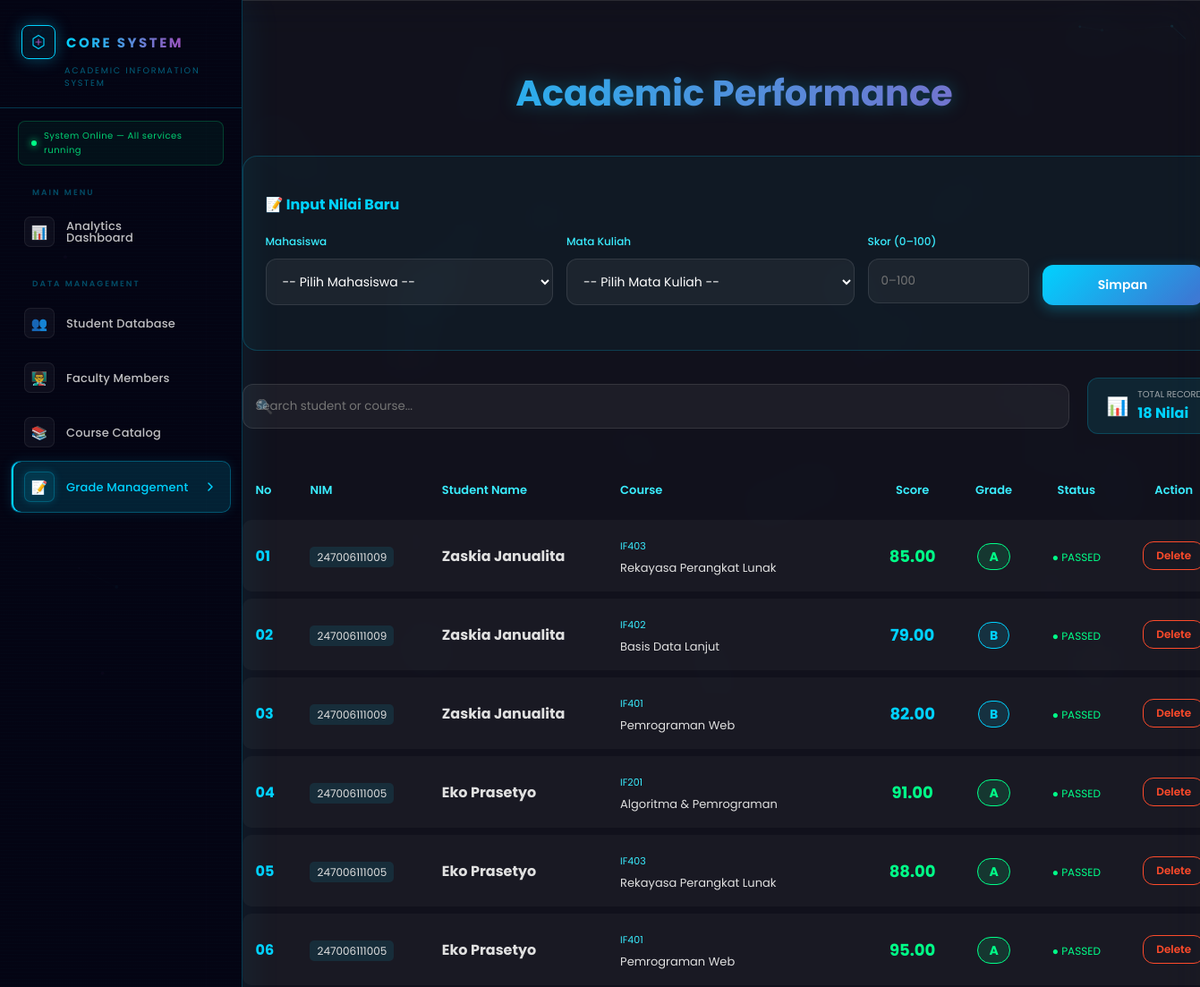
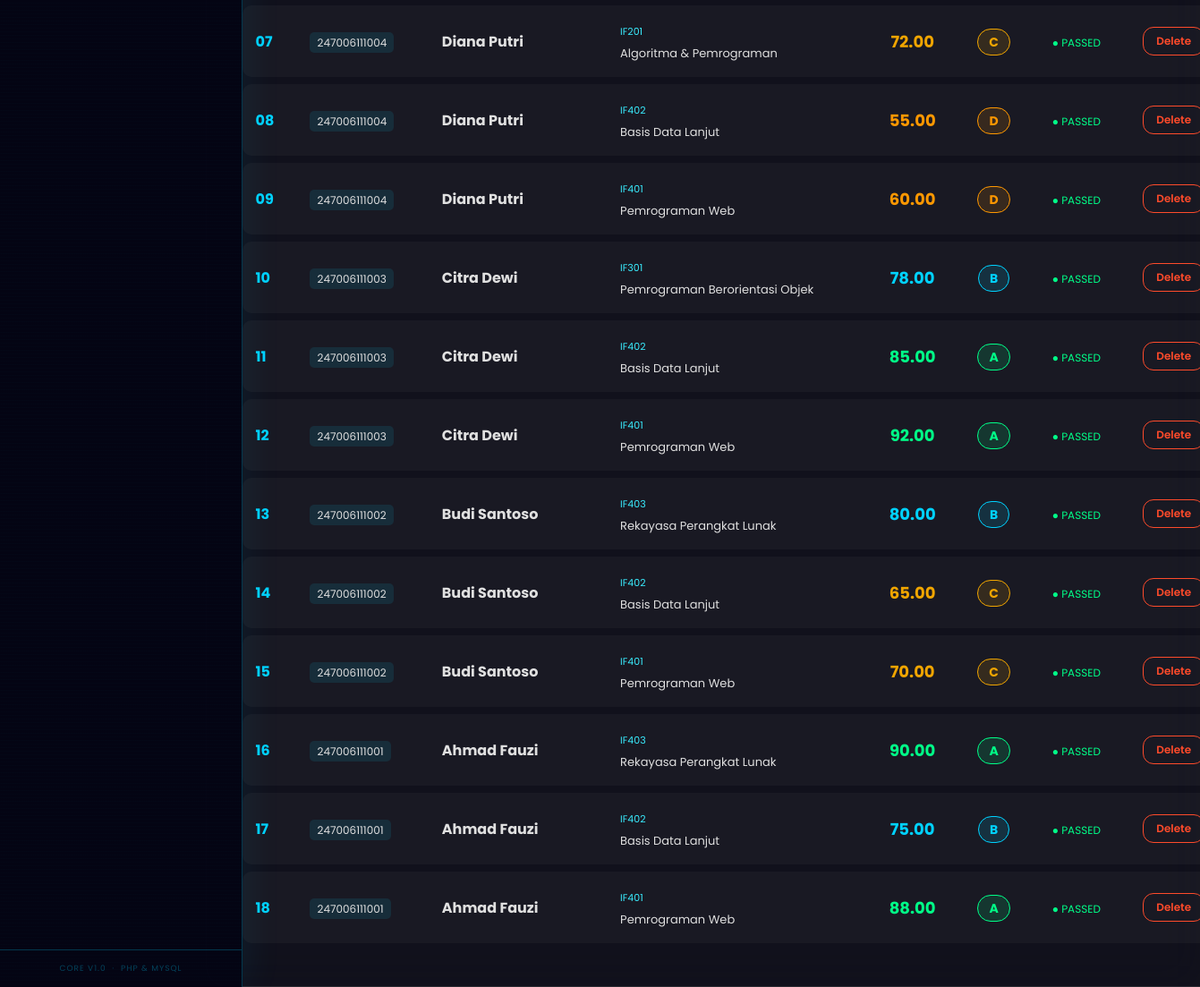
Page /nilai.php on the committed database (2 pictures, top to bottom).
### tables this page shows
CREATE TABLE IF NOT EXISTS nilai (
    id            INT AUTO_INCREMENT PRIMARY KEY,
    mahasiswa_id  INT NOT NULL,
    mk_id         INT NOT NULL,
    skor          DECIMAL(5,2) NOT NULL,
    created_at    TIMESTAMP DEFAULT CURRENT_TIMESTAMP,
    FOREIGN KEY (mahasiswa_id) REFERENCES mahasiswa(id) ON DELETE CASCADE,
    FOREIGN KEY (mk_id)        REFERENCES matakuliah(id) ON DELETE CASCADE
);

CREATE TABLE IF NOT EXISTS mahasiswa (
    id       INT AUTO_INCREMENT PRIMARY KEY,
    npm      VARCHAR(20)  NOT NULL UNIQUE,
    nama     VARCHAR(100) NOT NULL,
    jurusan  VARCHAR(100) NOT NULL,
    created_at TIMESTAMP DEFAULT CURRENT_TIMESTAMP
);

CREATE TABLE IF NOT EXISTS matakuliah (
    id       INT AUTO_INCREMENT PRIMARY KEY,
    kode_mk  VARCHAR(20)  NOT NULL UNIQUE,
    nama_mk  VARCHAR(100) NOT NULL,
    sks      TINYINT      NOT NULL DEFAULT 3,
    semester TINYINT      NOT NULL DEFAULT 1,
    created_at TIMESTAMP DEFAULT CURRENT_TIMESTAMP
);

### nilai.php (the view, shortened to what this page needs)
<?php
require 'connection.php';
$query = "SELECT n.*, m.nama as nama_mhs, mk.nama_mk, m.npm, mk.kode_mk
          FROM nilai n
          JOIN mahasiswa m ON n.mahasiswa_id = m.id
          JOIN matakuliah mk ON n.mk_id = mk.id
          ORDER BY n.id DESC";
$dataNilai = $pdo->query($query)->fetchAll(PDO::FETCH_ASSOC);
function getGrade($skor) {
    if ($skor >= 85) return ['A', '#00ff88'];
    if ($skor >= 75) return ['B', '#00d2ff'];
    if ($skor >= 65) return ['C', '#f0a500'];
    if ($skor >= 55) return ['D', '#ff9800'];
    return ['E', '#ff4b2b'];
}
?>
<!DOCTYPE html>
<html lang="id">
<head>
    <link rel="stylesheet" href="style.css">
</head>
<body>
    <?php include 'sidebar.php'; ?>
    <div class="container">
        <h2>Academic Performance</h2>
        <div class="add-form-panel">
            <h3>📝 Input Nilai Baru</h3>
            <form method="POST" action="">
                <div class="form-row">
                    <div class="form-group">
                        <label>Mahasiswa</label>
                        <select name="mahasiswa_id" required>
                            <option value="">-- Pilih Mahasiswa --</option>
                        </select>
                    </div>
                    <div class="form-group">
                        <label>Mata Kuliah</label>
                        <select name="mk_id" required>
                            <option value="">-- Pilih Mata Kuliah --</option>
                        </select>
                    </div>
                    <div class="form-group" style="max-width: 140px;">
                        <label>Skor (0–100)</label>
                        <input type="text" name="skor" placeholder="0–100" required>
                    </div>
                    <div class="form-group" style="display: flex; align-items: flex-end; max-width: 160px;">
                        <button type="submit" class="btn btn-primary" style="width: 100%; justify-content: center;">Simpan</button>
                    </div>
                </div>
            </form>
        </div>
        <div class="top-bar">
            <div class="search-box">
                <span class="search-icon">🔍</span>
                <input type="text" id="searchInput" placeholder="Search student or course..." onkeyup="searchTable()">
            </div>
            <div class="stats-card">
                <span style="font-size: 20px;">📊</span>
                <div>
                    <div style="font-size: 10px; opacity: 0.7;">TOTAL RECORDS</div>
                    <div style="font-weight: bold; color: var(--primary-color);"><?= count($dataNilai) ?> Nilai</div>
                </div>
            </div>
        </div>
        <table id="nilaiTable">
            <thead>
                <tr>
                    <th>No</th>
                    <th>NIM</th>
                    <th>Student Name</th>
                    <th>Course</th>
                    <th style="text-align:center;">Score</th>
                    <th style="text-align:center;">Grade</th>
                    <th style="text-align:center;">Status</th>
                    <th style="text-align:center;">Action</th>
                </tr>
            </thead>
            <tbody>
                <?php $no = 1; foreach($dataNilai as $n):
                    [$letter, $color] = getGrade($n['skor']);
                ?>
                <tr>
                    <td style="color: var(--primary-color); font-weight: bold;"><?= str_pad($no++, 2, '0', STR_PAD_LEFT) ?></td>
                    <td><span style="background: rgba(0,210,255,0.1); padding: 3px 8px; border-radius: 5px; font-size: 12px;"><?= htmlspecialchars($n['npm']) ?></span></td>
                    <td><strong><?= htmlspecialchars($n['nama_mhs']) ?></strong></td>
                    <td>
                        <span style="font-size: 11px; color: var(--accent-color);"><?= htmlspecialchars($n['kode_mk']) ?></span><br>
                        <span style="font-size: 13px;"><?= htmlspecialchars($n['nama_mk']) ?></span>
                    </td>
                    <td style="text-align:center; font-size:18px; font-weight:bold; color:<?= $color ?>;"><?= $n['skor'] ?></td>
                    <td style="text-align:center;">
                        <span style="background: <?= $color ?>22; border: 1px solid <?= $color ?>; color: <?= $color ?>; padding: 4px 12px; border-radius: 20px; font-weight: bold; font-size: 14px;"><?= $letter ?></span>
                    </td>
                    <td style="text-align:center;">
                        <?= $n['skor'] >= 55 ? '<span style="color:#00ff88;font-size:12px;">● PASSED</span>' : '<span style="color:#ff4b2b;font-size:12px;">● RETAKE</span>' ?>
                    </td>
                    <td style="text-align:center;">
                        <a href="delete_nilai.php?id=<?= $n['id'] ?>" class="btn btn-delete" style="padding:6px 14px; font-size:12px;" onclick="return confirm('Hapus nilai ini?')">Delete</a>
                    </td>
                </tr>
                <?php endforeach; ?>
            </tbody>
        </table>
    </div>
</body>
</html>

### style.css (style rules this page uses)
:root { --bg-color: #0d0d1a; --card-bg: rgba(255, 255, 255, 0.05); --primary-color: #00d2ff; --secondary-color: #9d50bb; --text-color: #e0e0e0; --accent-color: #3aedff; --danger-color: #ff4b2b; --glass-border: rgba(255, 255, 255, 0.1); }
body { background: #050510; font-family: 'Poppins', 'Segoe UI', sans-serif; color: var(--text-color); margin: 0; padding: 0; min-height: 100vh; display: flex; justify-content: center; align-items: center; flex-direction: column; overflow-x: hidden; }
.container { width: 90%; max-width: 1100px; background: var(--card-bg); backdrop-filter: blur(20px); border: 1px solid var(--glass-border); padding: 40px; border-radius: 24px; box-shadow: 0 0 30px rgba(0, 210, 255, 0.15), 0 15px 35px rgba(0, 0, 0, 0.5); animation: fadeIn 0.8s ease-out; position: relative; z-index: 1; }
h2 { text-align: center; background: linear-gradient(to right, #00d2ff, #9d50bb); -webkit-background-clip: text; -webkit-text-fill-color: transparent; font-size: 2.5rem; margin-bottom: 40px; filter: drop-shadow(0 0 10px rgba(0, 210, 255, 0.3)); font-weight: 700; }
.top-bar { display: flex; justify-content: space-between; align-items: center; margin-bottom: 30px; gap: 20px; flex-wrap: wrap; }
.search-box { position: relative; flex: 1; min-width: 300px; }
.search-box input { width: 100%; padding: 12px 20px 12px 45px; background: rgba(255, 255, 255, 0.07); border: 1px solid var(--glass-border); border-radius: 15px; color: white; outline: none; transition: 0.3s; font-family: 'Poppins', sans-serif; }
.search-icon { position: absolute; left: 15px; top: 50%; transform: translateY(-50%); opacity: 0.5; }
.stats-card { background: rgba(0, 210, 255, 0.1); padding: 10px 20px; border-radius: 12px; border: 1px solid rgba(0, 210, 255, 0.2); display: flex; align-items: center; gap: 10px; }
.btn { padding: 12px 24px; border: none; border-radius: 12px; cursor: pointer; font-weight: 600; transition: all 0.4s cubic-bezier(0.175, 0.885, 0.32, 1.275); text-decoration: none; display: inline-flex; align-items: center; font-size: 14px; position: relative; overflow: hidden; font-family: 'Poppins', sans-serif; }
.btn-primary { background: linear-gradient(135deg, #00d2ff 0%, #3a7bd5 50%, #9d50bb 100%); background-size: 200% auto; color: white; box-shadow: 0 4px 15px rgba(0, 210, 255, 0.3); }
.btn-delete { background: transparent; border: 1px solid var(--danger-color); color: var(--danger-color); }
table { width: 100%; border-collapse: separate; border-spacing: 0 8px; }
th { padding: 15px; text-align: left; color: var(--accent-color); font-size: 13px; font-weight: 600; }
tbody tr { background: rgba(255, 255, 255, 0.03); transition: 0.3s; }
td { padding: 15px; }
td:first-child { border-radius: 10px 0 0 10px; }
td:last-child { border-radius: 0 10px 10px 0; }
.form-group { margin-bottom: 25px; }
label { display: block; margin-bottom: 10px; color: var(--accent-color); font-size: 13px; font-weight: 500; }
input[type="text"] { width: 100%; padding: 14px; background: rgba(255, 255, 255, 0.05); border: 1px solid var(--glass-border); border-radius: 12px; color: #fff; outline: none; transition: 0.3s; box-sizing: border-box; font-family: 'Poppins', sans-serif; }

### nilai.php (style rules this page uses)
select { width: 100%; padding: 14px; background: rgba(255, 255, 255, 0.05); border: 1px solid var(--glass-border); border-radius: 12px; color: #fff; outline: none; transition: 0.3s; box-sizing: border-box; font-family: 'Poppins', sans-serif; font-size: 14px; cursor: pointer; }
select option { background: #0d0d1a; color: #e0e0e0; }
.add-form-panel { background: rgba(0,210,255,0.04); border: 1px solid rgba(0,210,255,0.2); border-radius: 16px; padding: 25px; margin-bottom: 30px; }
.add-form-panel h3 { color: var(--primary-color); margin-bottom: 20px; font-size: 16px; }
.form-row { display: flex; gap: 15px; flex-wrap: wrap; }
.form-row .form-group { flex: 1; min-width: 180px; }
.form-row .form-group label { font-size: 12px; }

### sidebar.php (style rules this page uses)
:root { --sb-bg: rgba(5, 5, 20, 0.97); --sb-border: rgba(0, 210, 255, 0.25); --sb-w: 270px; --sb-primary: #00d2ff; --sb-secondary: #9d50bb; --sb-accent: #3aedff; --sb-text: rgba(224, 224, 224, 0.85); --sb-hover-bg: rgba(0, 210, 255, 0.08); --sb-active-bg: rgba(0, 210, 255, 0.14); --sb-glow: 0 0 18px rgba(0, 210, 255, 0.35); --sb-speed: 0.38s; --sb-ease: cubic-bezier(0.4, 0, 0.2, 1); }
@media (min-width: 900px) { body.sb-open .container { margin-left: calc(var(--sb-w) + 30px); transition: margin-left var(--sb-speed) var(--sb-ease); } }

### rows in the picture
nilai: no "01", mahasiswa.npm "247006111009", mahasiswa.nama "Zaskia Janualita", mk.kode_mk "IF403", mk.nama_mk "Rekayasa Perangkat Lunak", skor "85.00", letter "A", shows "● PASSED"
nilai: no "02", mahasiswa.npm "247006111009", mahasiswa.nama "Zaskia Janualita", mk.kode_mk "IF402", mk.nama_mk "Basis Data Lanjut", skor "79.00", letter "B", shows "● PASSED"
nilai: no "03", mahasiswa.npm "247006111009", mahasiswa.nama "Zaskia Janualita", mk.kode_mk "IF401", mk.nama_mk "Pemrograman Web", skor "82.00", letter "B", shows "● PASSED"
nilai: no "04", mahasiswa.npm "247006111005", mahasiswa.nama "Eko Prasetyo", mk.kode_mk "IF201", mk.nama_mk "Algoritma & Pemrograman", skor "91.00", letter "A", shows "● PASSED"
nilai: no "05", mahasiswa.npm "247006111005", mahasiswa.nama "Eko Prasetyo", mk.kode_mk "IF403", mk.nama_mk "Rekayasa Perangkat Lunak", skor "88.00", letter "A", shows "● PASSED"
nilai: no "06", mahasiswa.npm "247006111005", mahasiswa.nama "Eko Prasetyo", mk.kode_mk "IF401", mk.nama_mk "Pemrograman Web", skor "95.00", letter "A", shows "● PASSED"
nilai: no "07", mahasiswa.npm "247006111004", mahasiswa.nama "Diana Putri", mk.kode_mk "IF201", mk.nama_mk "Algoritma & Pemrograman", skor "72.00", letter "C", shows "● PASSED"
nilai: no "08", mahasiswa.npm "247006111004", mahasiswa.nama "Diana Putri", mk.kode_mk "IF402", mk.nama_mk "Basis Data Lanjut", skor "55.00", letter "D", shows "● PASSED"
nilai: no "09", mahasiswa.npm "247006111004", mahasiswa.nama "Diana Putri", mk.kode_mk "IF401", mk.nama_mk "Pemrograman Web", skor "60.00", letter "D", shows "● PASSED"
nilai: no "10", mahasiswa.npm "247006111003", mahasiswa.nama "Citra Dewi", mk.kode_mk "IF301", mk.nama_mk "Pemrograman Berorientasi Objek", skor "78.00", letter "B", shows "● PASSED"
nilai: no "11", mahasiswa.npm "247006111003", mahasiswa.nama "Citra Dewi", mk.kode_mk "IF402", mk.nama_mk "Basis Data Lanjut", skor "85.00", letter "A", shows "● PASSED"
nilai: no "12", mahasiswa.npm "247006111003", mahasiswa.nama "Citra Dewi", mk.kode_mk "IF401", mk.nama_mk "Pemrograman Web", skor "92.00", letter "A", shows "● PASSED"
nilai: no "13", mahasiswa.npm "247006111002", mahasiswa.nama "Budi Santoso", mk.kode_mk "IF403", mk.nama_mk "Rekayasa Perangkat Lunak", skor "80.00", letter "B", shows "● PASSED"
nilai: no "14", mahasiswa.npm "247006111002", mahasiswa.nama "Budi Santoso", mk.kode_mk "IF402", mk.nama_mk "Basis Data Lanjut", skor "65.00", letter "C", shows "● PASSED"
nilai: no "15", mahasiswa.npm "247006111002", mahasiswa.nama "Budi Santoso", mk.kode_mk "IF401", mk.nama_mk "Pemrograman Web", skor "70.00", letter "C", shows "● PASSED"
nilai: no "16", mahasiswa.npm "247006111001", mahasiswa.nama "Ahmad Fauzi", mk.kode_mk "IF403", mk.nama_mk "Rekayasa Perangkat Lunak", skor "90.00", letter "A", shows "● PASSED"
nilai: no "17", mahasiswa.npm "247006111001", mahasiswa.nama "Ahmad Fauzi", mk.kode_mk "IF402", mk.nama_mk "Basis Data Lanjut", skor "75.00", letter "B", shows "● PASSED"
nilai: no "18", mahasiswa.npm "247006111001", mahasiswa.nama "Ahmad Fauzi", mk.kode_mk "IF401", mk.nama_mk "Pemrograman Web", skor "88.00", letter "A", shows "● PASSED"

### other values in the picture
count($dataNilai) "18"
